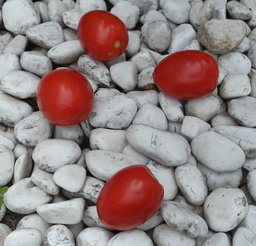
#> input picture jitomate.png, 256 x 246 px, shrunk from 512 x 493 before the run
$ python examen2.py
#> lines starting #> are read from the running program, lines starting #| are printed output that depends on the picture; after the words box and inside, x2 and y2 are one past the last pixel; in counts of white or black regions, pixels touching at a corner belong together
from PIL import Image
import numpy as np
from numpy import asarray
import math
import matplotlib.pyplot as plt
import matplotlib.image
from skimage.segmentation import watershed
from pprint import pprint
import cv2
import pickle
import imutils
import random
from os.path import exists


def initialization_k_means(data, num_clusters):
    clusters = []
    for i in range(num_clusters):
        x = random.randint(0, data.shape[0])
        y = random.randint(0, data.shape[1])
        clusters.append((x,y))
    return clusters


def cluster_assignment(data, clusters):
    classif = []
    classification = {}
    x = data.shape[0]
    y = data.shape[1]
    for i in range(x):
        for j in range(y):
            cluster_dist = []
            for cluster_index, cluster_coords in enumerate(clusters):
                vpr = data[i][j][0]
                vpg = data[i][j][1]
                vpb = data[i][j][2]

                c_x = cluster_coords[0]
                c_y = cluster_coords[1]
                vcr = data[c_x][c_y][0]
                vcg = data[c_x][c_y][1]
                vcb = data[c_x][c_y][2]
                dist = math.sqrt(((vpr - vcr)**2) + ((vpg - vcg)**2) + ((vpb-vcb)**2))

                cluster_dist.append([cluster_index, dist])
            chosen_cluster = min(cluster_dist, key=lambda dist: dist[1])
            classif.append([chosen_cluster[0], i, j])

    for i in range(len(clusters)):
        val = [(x[1], x[2]) for x in classif if x[0] == i]
        if len(val) == 0:
            continue
        classification[i] = val
    return classification


def cluster_centroid(classification, data):
    clusters_rgb = []
    for v in classification.values():
        pixels = [data[x][y] for x, y in v]

        r = np.average([p[0] for p in pixels])
        g = np.average([p[1] for p in pixels])
        b = np.average([p[2] for p in pixels])

        clusters_rgb.append([r, g, b])
    clusters = []
    for i in range(len(clusters_rgb)):
        central_pixel = clusters_rgb[i]
        cluster = ()
        dist_aux = 10000
        x = data.shape[0]
        y = data.shape[1]
        for i in range(x):
            for j in range(y):
                pixel = data[i][j]
                pr = pixel[0]
                pg = pixel[1]
                pb = pixel[2]

                cr = central_pixel[0]
                cg = central_pixel[1]
                cb = central_pixel[2]
                dist = math.sqrt(((pr - cr)**2) + ((pg-cg)**2) + ((pb-cb)**2))
                if dist < dist_aux:
                    cluster = (i, j)
                    dist_aux = dist
        clusters.append(cluster)
    return clusters


def clusterization(img):
    if not exists('classification.pkl'):
        data = np.asarray(img, dtype = 'int64')

        num_clusters = 4
        clusters_init = initialization_k_means(data, num_clusters)

        classification = cluster_assignment(data, clusters_init)

        for i in range(10):
            new_clusters = cluster_centroid(classification, data)
            classification = cluster_assignment(data, new_clusters)

        #Guarda el dataset en pickle
        clusters_coords = open ('classification.pkl','wb')
        pickle.dump(classification, clusters_coords)
        clusters_coords.close()
        clf = classification
    else:
        f = open ('classification.pkl','rb')
        clf = pickle.load(f)
        f.close()
    return clf


def histogram(image):
    histogram = np.zeros((256), dtype='int')

    for i in range(image.shape[0]):
        for j in range(image.shape[1]):
            aux = int(image[i, j])
            histogram[aux] += 1

    test = 0
    for i in range(256):
        test += histogram[i]

    return histogram


def otsu(histogram):
    t2 = 0
    x = 10000.

    total_pixels = 0
    for i in range(256):
        total_pixels += histogram[i]

    for t1 in range(256):
        sigma_w = 0

        # BACK
        Wb = 0
        sum_h_k_b = 0
        Mu_b = 0
        Mu_b_num = 0
        sigma_b = 0
        sigma_b_num = 0

        for i in range(t1):
            Mu_b_num += i * histogram[i]
            sum_h_k_b += histogram[i]

        Wb = sum_h_k_b / total_pixels
        try:
            Mu_b = Mu_b_num / sum_h_k_b
        except ZeroDivisionError:
            Mu_b = 0


        for i in range(t1):
            sigma_b_num += pow((i - Mu_b), 2) * histogram[i]

        try:
            sigma_b = sigma_b_num / sum_h_k_b
        except ZeroDivisionError:
            sigma_b = 0


        # FRONT
        Wf = 0
        sum_h_k_f = 0
        Mu_f = 0
        Mu_f_num = 0
        sigma_f = 0
        sigma_f_num = 0

        for i in range(t1, 256):
            Mu_f_num += i * histogram[i]
            sum_h_k_f += histogram[i]

        Wf = sum_h_k_f / total_pixels

        try:
            Mu_f = Mu_f_num / sum_h_k_f
        except ZeroDivisionError:
            Mu_f = 0


        for i in range(t1, 256):
            sigma_f_num += pow((i - Mu_f), 2) * histogram[i]

        sigma_f = sigma_f_num / sum_h_k_f


        # Cálculo de sigma_w
        sigma_w = (Wb * sigma_b) + (Wf * sigma_f)

        if (sigma_w < x):
            x = sigma_w
            t2 = t1

    return t2


def binarize(image):
    h = histogram(image)
    threshold_value = otsu(h)

    binarized_image = np.zeros(image.shape, dtype=np.uint8)
    for i in range(image.shape[0]):
        for j in range(image.shape[1]):
            if image[i,j] < threshold_value:
                binarized_image[i,j] = 0
            else:
                binarized_image[i,j] = 255

    return binarized_image


def print_clusters(clf, img):
    images = {}
    for k, v in clf.items():
        base_img = np.zeros(img.shape, dtype=np.uint8)
        for coords in v:
            base_img[coords[0], coords[1]] = img[coords[0], coords[1]]
        images[k] = base_img
    return images


def transform_contours(img, contours, selected):
    images = {}
    for i, con in enumerate(contours):
        coords = []
        for c in con:
            coords.append(tuple(c[0]))
        if i in selected:
            images[i] = coords
    return images


def middle_point(p1, p2):
    return ((p1[0] + p2[0]) / 2, (p1[1] + p2[1]) / 2)

def main():
    img_title = 'jitomate.png'
    image_rgb = Image.open(img_title)
#> image_rgb is the input picture: PIL image 256x246 RGB; mean R, G, B 148.4, 133.5, 132.9
    img_arr = np.array(image_rgb, dtype='int64')

    clf = clusterization(image_rgb)
#> in clusterization, `clusters_init = initialization_k_means(data, num_clusters)`: clusters_init = [(216, 197), (194, 215), (10, 132), (130, 248)]
#> after the loop in cluster_assignment, `for i in range(x):`: classif = 62976 items
#> the loop in cluster_assignment, `for i in range(len(clusters)):` made 4 passes
#> after the loop in cluster_assignment, `for i in range(len(clusters)):`: classification = 4 items
#> the loop in clusterization, `for i in range(10):` made 10 passes
#> new_clusters on passes 1 to 10: [(110, 92), (18, 124), (1, 64), (20, 15)], [(38, 78), (66, 41), (7, 123), (50, 57)], [(98, 196), (24, 75), (1, 64), (8, 28)], [(98, 195), (21, 197), (34, 28), (8, 28)], [(219, 147), (53, 2), (55, 38), (15, 26)], [(98, 194), (26, 149), (15, 149), (16, 26)], [(92, 210), (154, 155), (6, 77), (8, 29)], [(59, 111), (64, 152), (15, 154), (13, 27)], [(59, 111), (77, 111), (31, 234), (1, 8)], [(119, 83), (137, 64), (4, 39), (61, 24)]
#> clf = 4 items


    # # Guardamos los clusters en diferentes arreglos
    images = print_clusters(clf, img_arr)
#> the loop in print_clusters, `for k, v in clf.items():` made 4 passes
#> after the loop in print_clusters, `for k, v in clf.items():`:
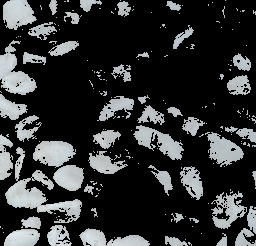
#> base_img: shape (246, 256, 3); mean R, G, B 48.9, 50.6, 51.2
#> images = 4 items
    # for k, v in images.items():
    #     cv2.imshow(f"{k}", v)
    #     cv2.waitKey(0)

    cluster = images[3]
    # Guardamos en una imagen el cluster de nuestro interés (el que contiene los jotimates)
    im_cluster_0 = Image.fromarray(cluster).save("jitomates_clusterizados.png")
    cv2.imshow('Jitomates Clusterizados', cv2.cvtColor(cluster, cv2.COLOR_BGR2RGB))

    # la convertimos a escala de grises
    gray_image = np.array(Image.fromarray(cluster).convert('L'))
    cv2.imshow('Jitomates Clusterizados escala de grises', cv2.cvtColor(gray_image, cv2.COLOR_BGR2RGB))

    # Guardamos la imagen en escala de grises
    Image.fromarray(gray_image).save("jitomates_clusterizados_gris.png")

    # Binarizamos la imagen
    binarized_image = binarize(gray_image)
#> after the loop in histogram, `for i in range(image.shape[0]):`: histogram = 256 values, max 46788 at index 0, min 0 at index 1, mean 246
#> after the loop in histogram, `for i in range(256):`: test = 62976
#> in binarize, `h = histogram(image)`: h has the same summary as histogram in histogram
#> the loop in otsu, `for t1 in range(256):` made 256 passes
#> (Wb, Wf, sigma_w, x) on passes 1 to 2: (0, 1, 7304.8, 7304.8), (0.743, 0.257, 25.69, 25.69)
#> (Wb, Wf, sigma_w) on passes 3 to 8: (0.743, 0.257, 25.69), (0.743, 0.257, 25.69), (0.743, 0.257, 25.69), (0.743, 0.257, 25.69), (0.743, 0.257, 25.69), (0.743, 0.257, 25.69)
#> after the loop in otsu, `for t1 in range(256):`: t2 = 1; x = 25.69
#> in binarize, `threshold_value = otsu(h)`: threshold_value = 1
#> after the loop in binarize, `for i in range(image.shape[0]):`:
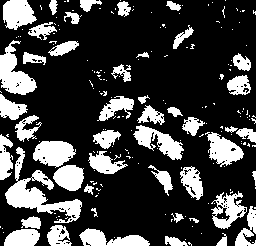
#> binarized_image: shape (246, 256); 25.7% white; 199 white regions (152 under 20 px), largest, box (x1, y1, x2, y2) and area: (5, 147, 82, 223) 1679, (0, 40, 37, 95) 1005, (33, 141, 76, 168) 815

    # Guardamos la imagen binarizada
    Image.fromarray(binarized_image).save("jitomates_binarizados.png")
    cv2.imshow('Jitomates Binarizados', cv2.cvtColor(binarized_image, cv2.COLOR_BGR2RGB))


    # Obtenemos los contornos con la imagen binarizada
    img_contours, hierarchy = cv2.findContours(binarized_image, cv2.RETR_EXTERNAL, cv2.CHAIN_APPROX_NONE)
#> img_contours = 198 contours, 154 with area under 20; largest, box (x1, y1, x2, y2) and area: (5, 147, 82, 223) 1514, (0, 40, 37, 95) 928, (33, 141, 76, 168) 768, (211, 191, 247, 229) 722, (133, 125, 184, 160) 708
    # print(len(img_contours), hierarchy)

    result = cv2.imread('jitomate.png')

    # Obtenemos los contornos de las figuras de nuestro interés (los jitomates solicitados) en formato de opencv para imprimirlos
    selected_contours = [cont for i, cont in enumerate(img_contours) if i in [0, 4]]
#> selected_contours = 2 contours, 1 with area under 20; largest, box (x1, y1, x2, y2) and area: (165, 236, 188, 246) 116

#> (the run stopped early here; a loop or call above may not have finished)
